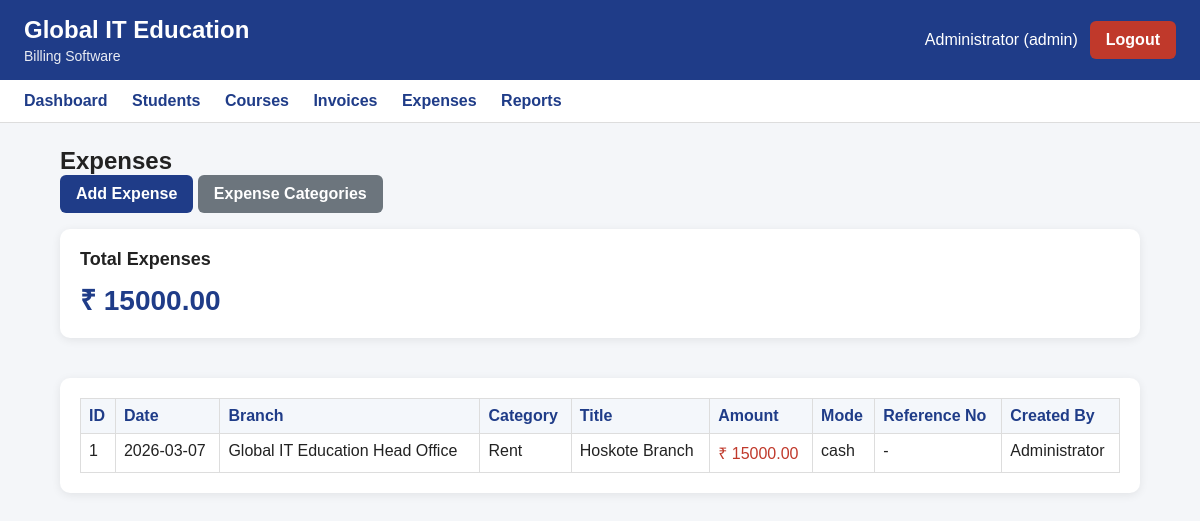
/expenses (signed in), run on the app's committed database.
### tables this page shows
CREATE TABLE users (
            id INTEGER PRIMARY KEY AUTOINCREMENT,
            full_name TEXT NOT NULL,
            username TEXT NOT NULL UNIQUE,
            password_hash TEXT NOT NULL,
            role TEXT NOT NULL CHECK(role IN ('admin', 'staff')),
            phone TEXT,
            is_active INTEGER NOT NULL DEFAULT 1,
            created_at TEXT NOT NULL,
            updated_at TEXT
        , branch_id INTEGER, can_view_all_branches INTEGER NOT NULL DEFAULT 1);

CREATE TABLE expenses (
            id INTEGER PRIMARY KEY AUTOINCREMENT,
            expense_date TEXT NOT NULL,
            branch_id INTEGER NOT NULL,
            category_id INTEGER NOT NULL,
            title TEXT NOT NULL,
            amount REAL NOT NULL DEFAULT 0,
            payment_mode TEXT NOT NULL
                CHECK(payment_mode IN ('cash', 'upi', 'bank_transfer', 'card')),
            reference_no TEXT,
            notes TEXT,
            created_by INTEGER NOT NULL,
            created_at TEXT NOT NULL,
            updated_at TEXT,
            FOREIGN KEY (branch_id) REFERENCES branches(id),
            FOREIGN KEY (category_id) REFERENCES expense_categories(id),
            FOREIGN KEY (created_by) REFERENCES users(id)
        );

CREATE TABLE branches (
            id INTEGER PRIMARY KEY AUTOINCREMENT,
            branch_name TEXT NOT NULL UNIQUE,
            branch_code TEXT NOT NULL UNIQUE,
            address TEXT,
            is_active INTEGER NOT NULL DEFAULT 1,
            created_at TEXT NOT NULL
        );

CREATE TABLE expense_categories (
            id INTEGER PRIMARY KEY AUTOINCREMENT,
            category_name TEXT NOT NULL UNIQUE,
            is_active INTEGER NOT NULL DEFAULT 1,
            created_at TEXT NOT NULL
        );

### app.py (the view)
@app.route("/expenses")
@login_required
def expenses():
    conn = get_conn()
    cur = conn.cursor()
    cur.execute("""
        SELECT
            expenses.*,
            branches.branch_name,
            expense_categories.category_name,
            users.full_name AS created_by_name
        FROM expenses
        JOIN branches
            ON expenses.branch_id = branches.id
        JOIN expense_categories
            ON expenses.category_id = expense_categories.id
        LEFT JOIN users
            ON expenses.created_by = users.id
        ORDER BY expenses.expense_date DESC, expenses.id DESC
    """)
    expenses = cur.fetchall()
    cur.execute("""
        SELECT IFNULL(SUM(amount), 0) AS total_expense
        FROM expenses
    """)
    total_expense = float(cur.fetchone()["total_expense"] or 0)
    conn.close()
    return render_template(
        "expenses.html",
        expenses=expenses,
        total_expense=total_expense
    )

### app.py (called while the page is built)
def login_required(route_function):
    from functools import wraps
    @wraps(route_function)
    def wrapper(*args, **kwargs):
        if "user_id" not in session:
            flash("Please login first.", "warning")
            return redirect(url_for("login"))
        return route_function(*args, **kwargs)
    return wrapper

### db.py (called while the page is built)
def get_conn():
    conn = sqlite3.connect(DB_PATH)
    conn.row_factory = sqlite3.Row
    conn.execute("PRAGMA foreign_keys = ON;")
    return conn

### templates/expenses.html
{% extends "base.html" %}
{% block content %}
<h2>Expenses</h2>
<div class="page-actions">
  <a class="btn btn-primary" href="{{ url_for('expense_new') }}">Add Expense</a>
  <a class="btn btn-secondary" href="{{ url_for('expense_categories') }}">Expense Categories</a>
</div>
<div class="grid">
  <div class="card stat-card">
    <h3>Total Expenses</h3>
    <p>₹ {{ "%.2f"|format(total_expense or 0) }}</p>
  </div>
</div>
<div class="card">
  <table border="1" width="100%" cellpadding="10" class="billing-table">
    <tr>
      <th>ID</th>
      <th>Date</th>
      <th>Branch</th>
      <th>Category</th>
      <th>Title</th>
      <th>Amount</th>
      <th>Mode</th>
      <th>Reference No</th>
      <th>Created By</th>
    </tr>
    {% for e in expenses %}
    <tr>
      <td>{{ e.id }}</td>
      <td>{{ e.expense_date }}</td>
      <td>{{ e.branch_name }}</td>
      <td>{{ e.category_name }}</td>
      <td>{{ e.title }}</td>
      <td style="color:#c0392b;">₹ {{ "%.2f"|format(e.amount or 0) }}</td>
      <td>{{ e.payment_mode }}</td>
      <td>{{ e.reference_no or "-" }}</td>
      <td>{{ e.created_by_name or "-" }}</td>
    </tr>
    {% else %}
    <tr>
      <td colspan="9" style="text-align:center;">No expenses recorded yet.</td>
    </tr>
    {% endfor %}
  </table>
</div>
{% endblock %}

### templates/base.html (shortened to what this page needs)
<!doctype html>
<html lang="en">
<head>
  <link rel="stylesheet" href="{{ url_for('static', filename='style.css') }}">
  <link rel="stylesheet" href="https://cdn.jsdelivr.net/npm/tom-select/dist/css/tom-select.css">
</head>
<body>
  <header class="topbar">
    <div>
      <h1>Global IT Education</h1>
      <p class="subtitle">Billing Software</p>
    </div>
    {% if session.get("user_id") %}
      <div class="topbar-right">
        <span>{{ session.get("full_name") }} ({{ session.get("role") }})</span>
        <a class="btn btn-danger" href="{{ url_for('logout') }}">Logout</a>
      </div>
    {% endif %}
  </header>
  {% if session.get("user_id") %}
  <nav class="navbar">
    <a href="{{ url_for('dashboard') }}">Dashboard</a>
    <a href="{{ url_for('students') }}">Students</a>
    <a href="{{ url_for('courses') }}">Courses</a>
    <a href="{{ url_for('invoices') }}">Invoices</a>
    <a href="{{ url_for('expenses') }}">Expenses</a>
    <a href="{{ url_for('reports_center') }}">Reports</a>
  </nav>
  {% endif %}
  <main class="container">
    {% block content %}{% endblock %}
  </main>
</body>
</html>

### static/style.css (style rules this page uses)
* { box-sizing: border-box; margin: 0; padding: 0; font-family: Arial, sans-serif; }
body { background: #f4f6f9; color: #222; }
.topbar { background: #1f3c88; color: white; padding: 16px 24px; display: flex; justify-content: space-between; align-items: center; }
.topbar h1 { font-size: 24px; margin-bottom: 4px; }
.subtitle { font-size: 14px; opacity: 0.9; }
.topbar-right { display: flex; align-items: center; gap: 12px; }
.navbar { background: #ffffff; padding: 12px 24px; border-bottom: 1px solid #ddd; }
.navbar a { text-decoration: none; color: #1f3c88; font-weight: bold; margin-right: 20px; }
.container { width: 90%; max-width: 1100px; margin: 24px auto; }
.card { background: white; border-radius: 10px; padding: 20px; margin-bottom: 20px; box-shadow: 0 2px 10px rgba(0,0,0,0.08); }
.btn { display: inline-block; text-decoration: none; border: none; padding: 10px 16px; border-radius: 6px; cursor: pointer; font-weight: bold; }
.btn-primary { background: #1f3c88; color: white; }
.btn-danger { background: #c0392b; color: white; }
.grid { display: grid; grid-template-columns: repeat(auto-fit, minmax(220px, 1fr)); gap: 20px; margin-bottom: 20px; }
.stat-card h3 { font-size: 18px; margin-bottom: 10px; }
.stat-card p { font-size: 28px; font-weight: bold; color: #1f3c88; }
.billing-table { width: 100%; border-collapse: collapse; }
.billing-table th, .billing-table td { border: 1px solid #ddd; padding: 8px; vertical-align: top; }
.billing-table th { background: #f4f7fb; color: #1f3c88; text-align: left; }
.page-actions { margin-bottom: 16px; }
.btn-secondary { background: #6c757d; color: white; }

### data on the page
users: get "Administrator"
expenses: id "1", expense_date "2026-03-07", branch_name "Global IT Education Head Office", category_name "Rent", title "Hoskote Branch", amount "15000.00", payment_mode "cash", reference_no "-", full_name "Administrator"

### other printed values
{{ session.get("role") }} "admin"
{{ "%.2f"|format(total_expense or 0) }} "15000.00"
